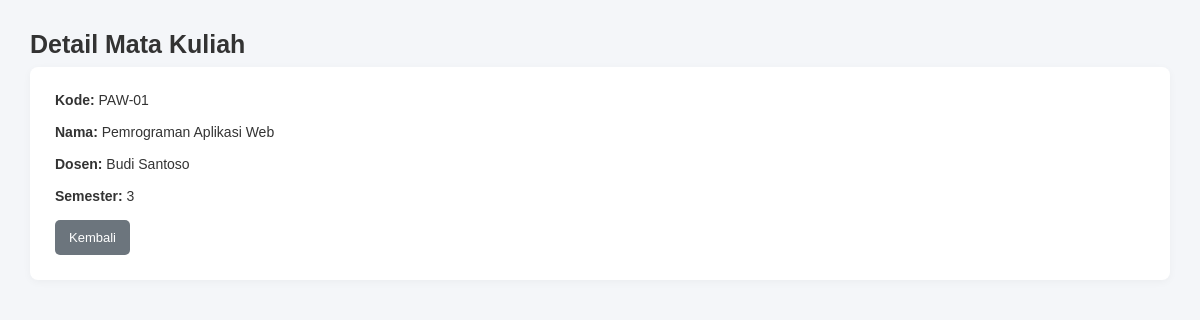
Page /matakuliah_detail.php?id=1 on the committed database.
### tables this page shows
CREATE TABLE mata_kuliah (
    id INT UNSIGNED AUTO_INCREMENT PRIMARY KEY,
    kode VARCHAR(20) NOT NULL UNIQUE,
    nama VARCHAR(100) NOT NULL,
    dosen VARCHAR(100) NOT NULL,
    semester TINYINT UNSIGNED NOT NULL,
    CHECK (semester BETWEEN 1 AND 14)
);

### matakuliah_detail.php (the view, shortened to what this page needs)
<?php
require_once 'koneksi.php';
$id = (int) ($_GET['id'] ?? 0);
$stmt = $conn->prepare("SELECT * FROM mata_kuliah WHERE id = ?");
$stmt->bind_param("i", $id);
$stmt->execute();
$data = $stmt->get_result()->fetch_assoc();
?>
<!DOCTYPE html>
<html lang="id">
<head>
    <link rel="stylesheet" href="style.css">
</head>
<body>
<main class="main-content">
    <h1 class="page-title">Detail Mata Kuliah</h1>
    <section class="content-card">
        <p><b>Kode:</b> <?= htmlspecialchars($data['kode']) ?></p><br>
        <p><b>Nama:</b> <?= htmlspecialchars($data['nama']) ?></p><br>
        <p><b>Dosen:</b> <?= htmlspecialchars($data['dosen']) ?></p><br>
        <p><b>Semester:</b> <?= $data['semester'] ?></p><br>
        <a href="matakuliah_index.php" class="btn btn-secondary">Kembali</a>
    </section>
</main>
</body>
</html>

### style.css (style rules this page uses)
* { margin: 0; padding: 0; box-sizing: border-box; }
body { font-family: Arial, sans-serif; background: #f4f6f9; color: #333; font-size: 14px; }
a { text-decoration: none; color: inherit; }
.main-content { flex: 1; min-width: 0; padding: 30px; }
.page-title { font-size: 25px; margin-bottom: 8px; }
.content-card { background: white; padding: 25px; border-radius: 8px; box-shadow: 0 2px 8px #0000000a; margin-bottom: 25px; }
.btn { display: inline-block; border: none; border-radius: 5px; padding: 10px 14px; background: #4779c4; color: white; font-size: 13px; cursor: pointer; text-align: center; }
.btn-secondary { background: #6c757d; }

### rows in the picture
mata_kuliah: kode "PAW-01", nama "Pemrograman Aplikasi Web", dosen "Budi Santoso", semester "3"
